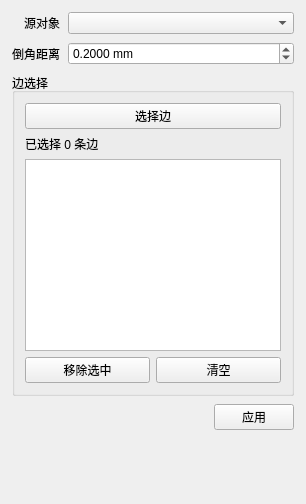
<?xml version='1.0' encoding='UTF-8'?>
<ui version="4.0">
 <class>ChamferDialog</class>
 <widget class="QWidget" name="ChamferDialog">
  <layout class="QVBoxLayout" name="mainLayout">
   <property name="leftMargin"><number>12</number></property>
   <property name="topMargin"><number>12</number></property>
   <property name="rightMargin"><number>12</number></property>
   <property name="bottomMargin"><number>12</number></property>
   <property name="spacing"><number>8</number></property>
   <item>
    <layout class="QFormLayout" name="formLayout">
     <property name="labelAlignment"><set>Qt::AlignRight|Qt::AlignTrailing|Qt::AlignVCenter</set></property>
     <item row="0" column="0"><widget class="QLabel" name="sourceLabel"><property name="text"><string>源对象</string></property></widget></item>
     <item row="0" column="1"><widget class="QComboBox" name="sourceCombo"><property name="minimumHeight"><number>30</number></property></widget></item>
     <item row="1" column="0"><widget class="QLabel" name="distanceLabel"><property name="text"><string>倒角距离</string></property></widget></item>
     <item row="1" column="1"><widget class="CompactDoubleSpinBox" name="distanceSpin"><property name="minimumHeight"><number>30</number></property><property name="suffix"><string> mm</string></property><property name="decimals"><number>4</number></property><property name="minimum"><double>0.000100000000000</double></property><property name="maximum"><double>1000000.000000000000000</double></property><property name="singleStep"><double>0.100000000000000</double></property><property name="value"><double>0.200000000000000</double></property></widget></item>
    </layout>
   </item>
   <item>
    <widget class="QGroupBox" name="edgeGroup">
     <property name="title"><string>边选择</string></property>
     <layout class="QVBoxLayout" name="edgeGroupLayout">
      <property name="leftMargin"><number>10</number></property>
      <property name="topMargin"><number>10</number></property>
      <property name="rightMargin"><number>10</number></property>
      <property name="bottomMargin"><number>10</number></property>
      <property name="spacing"><number>6</number></property>
      <item><widget class="QPushButton" name="pickEdgeButton"><property name="minimumHeight"><number>30</number></property><property name="text"><string>选择边</string></property><property name="toolTip"><string>点击后，在模型中选择需要处理的边。</string></property></widget></item>
      <item><widget class="QLabel" name="selectedEdgesLabel"><property name="text"><string>已选择 0 条边</string></property></widget></item>
      <item><widget class="QListWidget" name="selectedEdgesList"><property name="minimumHeight"><number>110</number></property><property name="selectionMode"><enum>QAbstractItemView::ExtendedSelection</enum></property><property name="toolTip"><string>列表显示当前已选边；可多选后移除。</string></property></widget></item>
      <item>
       <layout class="QHBoxLayout" name="edgeButtonLayout">
        <item><widget class="QPushButton" name="removeEdgeButton"><property name="text"><string>移除选中</string></property></widget></item>
        <item><widget class="QPushButton" name="clearEdgesButton"><property name="text"><string>清空</string></property></widget></item>
       </layout>
      </item>
     </layout>
    </widget>
   </item>
   <item>
    <layout class="QHBoxLayout" name="buttonLayout">
     <item><spacer name="horizontalSpacer"><property name="orientation"><enum>Qt::Horizontal</enum></property><property name="sizeHint" stdset="0"><size><width>20</width><height>20</height></size></property></spacer></item>
     <item><widget class="QPushButton" name="applyButton"><property name="text"><string>应用</string></property></widget></item>
    </layout>
   </item>
   <item><widget class="QLabel" name="statusLabel"><property name="visible"><bool>false</bool></property><property name="text"><string/></property><property name="wordWrap"><bool>true</bool></property></widget></item>
   <item><spacer name="verticalSpacer"><property name="orientation"><enum>Qt::Vertical</enum></property><property name="sizeHint" stdset="0"><size><width>20</width><height>40</height></size></property></spacer></item>
  </layout>
 </widget>
  <customwidgets>
  <customwidget><class>CompactDoubleSpinBox</class><extends>QDoubleSpinBox</extends><header>CompactDoubleSpinBox.h</header></customwidget>
 </customwidgets>
 <resources/>
 <connections/>
</ui>
